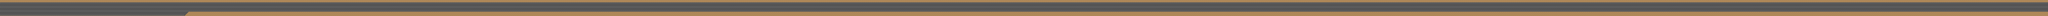

Below is a game level as drawn by its tile map, then a one-line description and the .tmx that defines it (tile-layer data replaced by summaries):
An orthogonal 1000x8 tile map with 32x32 px tiles, 2 tile layers (GameEvents, TileLayer), 2 tilesets.

<map version="1.0" orientation="orthogonal" width="1000" height="8" tilewidth="32" tileheight="32">
 <tileset firstgid="1" name="basic-tiles" tilewidth="32" tileheight="32">
  <image source="basic-tiles.png" width="128" height="256" />
 </tileset>
 <tileset firstgid="33" name="event-tiles" tilewidth="32" tileheight="32">
  <image source="event-tiles.png" width="32" height="64" />
  <tile id="0">
   <properties>
    <property name="enemyType" value="1" />
   </properties>
  </tile>
  <tile id="1">
   <properties>
    <property name="enemyType" value="0" />
   </properties>
  </tile>
 </tileset>
 <layer name="GameEvents" width="1000" height="8">
  <data>[8000 cells, 3 non-empty, 2 distinct tile ids]</data>
 </layer>
 <layer name="TileLayer" width="1000" height="8">
  <data>[8000 cells, 8000 non-empty, 8 distinct tile ids]</data>
 </layer>
</map>